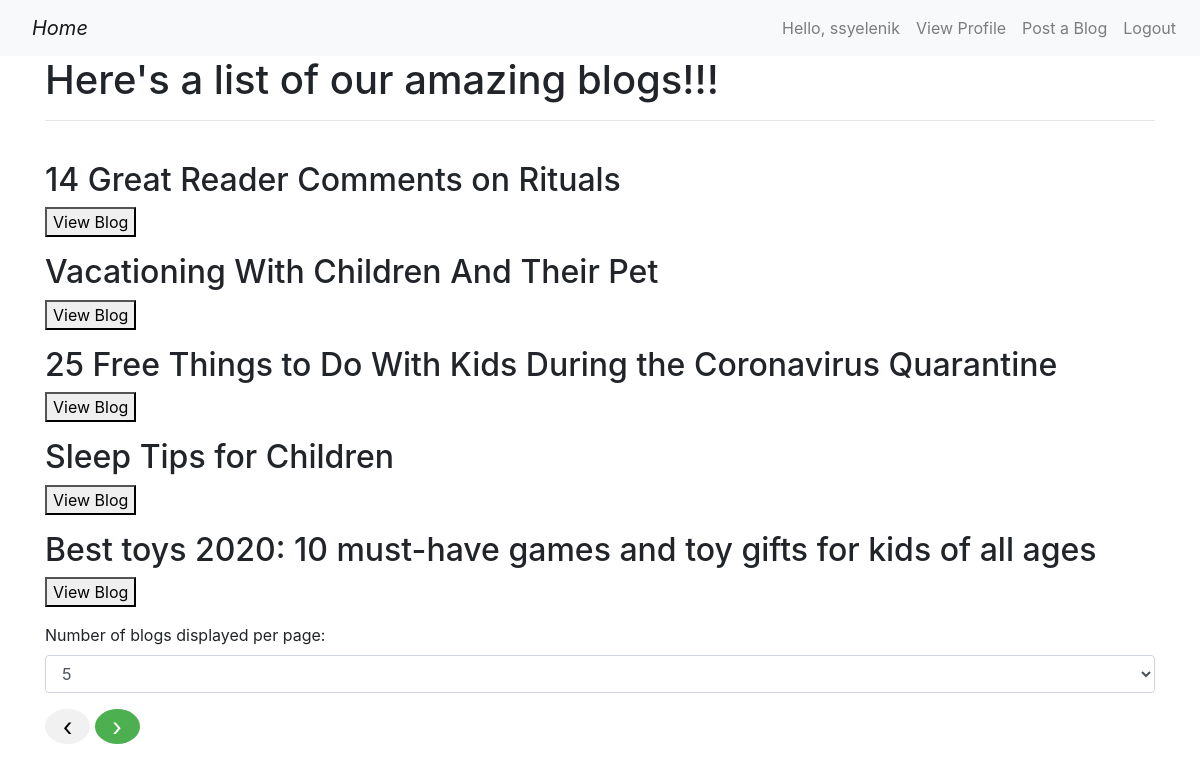
The app's page / (signed in) with its own data.
### blog/models.py (models this page shows)
class User(db.Model, UserMixin):
    id=db.Column(db.Integer,primary_key=True)
    username = db.Column(db.String(64),unique=True,nullable=False)
    email = db.Column(db.String(64),unique=True,nullable=False)
    password = db.Column(db.String(64),unique=True,nullable=False)
    my_blog=db.relationship("Blog",backref='author')

class Blog(db.Model):
    id=db.Column(db.Integer,primary_key=True)
    headline=db.Column(db.String(200),unique=True,nullable=False)
    body=db.Column(db.Text,nullable=False)
    pic=db.Column(db.String)
    user_id=db.Column(db.Integer,db.ForeignKey('user.id'))
    my_tag=db.relationship("Tag",secondary='tag_blog',back_populates="my_blog")

### blog/views.py (the view, shortened to what this page needs)
@app.route("/", methods=['GET','POST'])
def index():
    global start
    global limit
    limit=5
    start=0
    bg=models.Blog.query.all()
    for b in bg:
        print("blogs in the database:",b)
    auth=flask_login.current_user.is_authenticated
    if auth:
        username=flask_login.current_user.username
    else:
        username=""
    if limit<=len(bg):
        limit=5
    else:
        limit=len(bg)
    print("limit",limit)
    return flask.render_template("index.html",blogs=bg,start=start,limit=limit,auth=auth,username=username)

### blog/models.py (called while the page is built)
@login_mngr.user_loader
def user_loader(user_id):
    return User.query.get(user_id)

### blog/templates/index.html (shortened to what this page needs)
{% extends 'base.html' %}
{% block content %}
        <h1>Here's a list of our amazing blogs!!!</h1>
        <hr><br>
{% for i in range(start,limit)%}
<form action="{{url_for('view_blog')}}" method="POST">
    <div>
        <h2>{{blogs[i].headline}}</h2>
        <p><button type="submit" name="view_blog" value="{{blogs[i].headline}}">View Blog</button></p>
    </div>
</form>
{% endfor %}
<form action="" method="POST">
    <div class="form-group">
        <label>Number of blogs displayed per page:</label>
        <select class="form-control" name="limit" onchange="this.form.submit()">
            <option {% if limit-start<=5 %}selected{% endif %}>5</option>
        </select>
    </div>
    <div class="form-group">
        <button type="submit" value="prev" name="prev" class="previous round">&#8249;</button>
        <button type="submit" value="next" name="next" class="next round">&#8250;</button>
    </div>
</form>
{% endblock %}

### blog/templates/base.html (shortened to what this page needs)
<!DOCTYPE html>
<html lang="en">
<head>
    <link rel="stylesheet" href="https://stackpath.bootstrapcdn.com/bootstrap/4.2.1/css/bootstrap.min.css">
</head>
<body>
    <nav class="navbar navbar-expand-lg navbar-light bg-light">
        <a class="navbar-brand" href="{{url_for('index')}}"><i>Home</i></a>
        <div class="collapse navbar-collapse" id="navbarNavDropdown">
            <ul class="navbar-nav">
                {% if auth %}
                <li class="nav-item">
                    <a class="nav-link" href="#">Hello, {{username}}</a>
                </li>
                <li class="nav-item">
                    <a class="nav-link" href="{{url_for('view_profile')}}">View Profile</a>
                </li>
                <li class="nav-item">
                    <a class="nav-link" href="{{url_for('post_blog')}}">Post a Blog</a>
                </li>
                <li class="nav-item">
                    <a class="nav-link" href="{{url_for('logout')}}">Logout</a>
                </li>
                {% endif %}
            </ul>
        </div>
    </nav>
            <div class = "container">
            {% block content %}
            {% endblock %}
            </div>
</body>

### blog/templates/base.html (style rules this page uses)
html, body { height:100%; width:100%; }
.navbar-nav { margin-left:auto; }
a { text-decoration: none; display: inline-block; padding: 8px 16px; }
.previous { background-color: #f1f1f1; color: black; border:none; outline:none; background:none cursor:pointer; padding:0px; font-family:inherit; font-size:25px; width:45px; height:35px; }
.next { background-color: #4CAF50; color: white; border:none; outline:none; background:none cursor:pointer; padding:0px; font-family:inherit; font-size:25px; width:45px; height:35px; }
.round { border-radius: 50%; }

### records on screen
User: username "ssyelenik"
Blog: headline "14 Great Reader Comments on Rituals"
Blog: headline "Vacationing With Children And Their Pet"
Blog: headline "25 Free Things to Do With Kids During the Coronavirus Quarantine"
Blog: headline "Sleep Tips for Children"
Blog: headline "Best toys 2020: 10 must-have games and toy gifts for kids of all ages"
